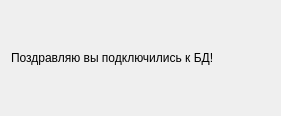
<?xml version="1.0" encoding="UTF-8"?>
<ui version="4.0">
 <class>Dialog</class>
 <widget class="QDialog" name="Dialog">
  <property name="geometry">
   <rect>
    <x>0</x>
    <y>0</y>
    <width>281</width>
    <height>116</height>
   </rect>
  </property>
  <property name="windowTitle">
   <string>Dialog</string>
  </property>
  <layout class="QHBoxLayout" name="horizontalLayout">
   <item>
    <widget class="QLabel" name="label">
     <property name="text">
      <string>Поздравляю вы подключились к БД!</string>
     </property>
     <property name="textFormat">
      <enum>Qt::RichText</enum>
     </property>
    </widget>
   </item>
  </layout>
 </widget>
 <resources/>
 <connections/>
</ui>
